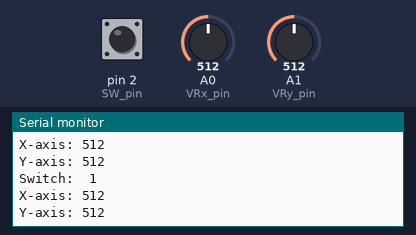
Bench run of a sketch on a simulated Arduino Uno, built with avr-gcc and run on an emulated ATmega328P. Parts: the last lines printed to the serial monitor. The test bench sets the inputs (shaded band); at power-on: A0 (VRx_pin) = 512, A1 (VRy_pin) = 512, pin 2 (SW_pin) HIGH.

Above: at 1.3 s.
1.4 s: A0 (VRx_pin) set to 716
At 1.81 s:
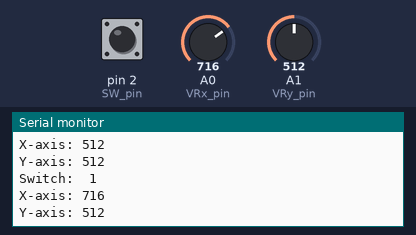
2.9 s: A1 (VRy_pin) set to 716
At 3.31 s:
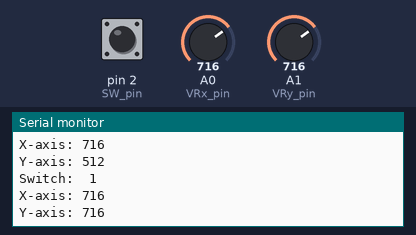
4.4 s: pin 2 (SW_pin) pulled LOW for 0.6 s
6.5 s: A0 (VRx_pin) set to 900
At 6.82 s:
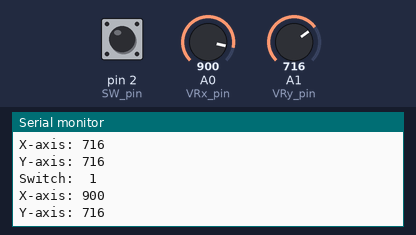
8.0 s: A1 (VRy_pin) set to 900
At 8.32 s:
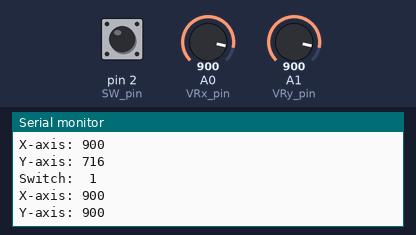
Timing chart, 0 to 10.5 s (numbered marks = the images above; inputs shaded):
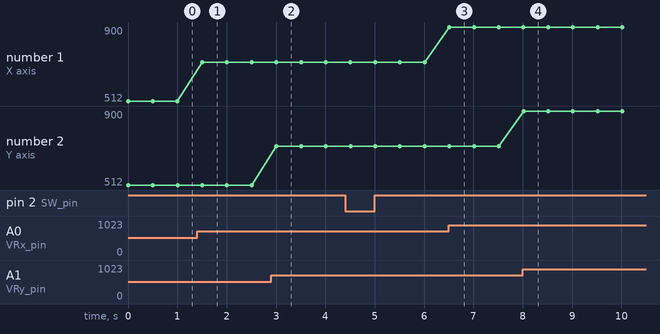

The sketch:

ArduinoJoystickControl.ino
```cpp
// Arduino pin numbers
const int SW_pin = 2; // digital pin connected to switch output
const int VRx_pin = 0; // analog pin connected to X output
const int VRy_pin = 1; // analog pin connected to Y output

void setup() {
  pinMode(SW_pin, INPUT);
  digitalWrite(SW_pin, HIGH);
  Serial.begin(115200);
}

void loop() {
  Serial.print("Switch:  ");
  Serial.print(digitalRead(SW_pin));
  Serial.print("\n");
  Serial.print("X-axis: ");
  Serial.print(analogRead(VRx_pin));
  Serial.print("\n");
  Serial.print("Y-axis: ");
  Serial.println(analogRead(VRy_pin));
  Serial.print("\n\n");
  delay(500);
}
```

ArduinoJoystickControl.cpp
```cpp
// Arduino pin numbers
const int SW_pin = 2; // digital pin connected to switch output
const int VRx_pin = 0; // analog pin connected to X output
const int VRy_pin = 1; // analog pin connected to Y output

void setup() {
  pinMode(SW_pin, INPUT);
  digitalWrite(SW_pin, HIGH);
  Serial.begin(115200);
}

void loop() {
  Serial.print("Switch:  ");
  Serial.print(digitalRead(SW_pin));
  Serial.print("\n");
  Serial.print("X-axis: ");
  Serial.print(analogRead(VRx_pin));
  Serial.print("\n");
  Serial.print("Y-axis: ");
  Serial.println(analogRead(VRy_pin));
  Serial.print("\n\n");
  delay(500);
}
```

Measured:
- after the input at 1.4 s, the serial monitor: prints a new line after 0.10 s (image 1)
- after the input at 2.9 s, the serial monitor: prints a new line after 0.11 s (image 2)
- after the input at 6.5 s, the serial monitor: prints a new line at once (image 3)
- after the input at 8.0 s, the serial monitor: prints a new line at once (image 4)
- plotted number 1: 512 → 716 after the input at 1.4 s, 716 → 900 after the input at 6.5 s
